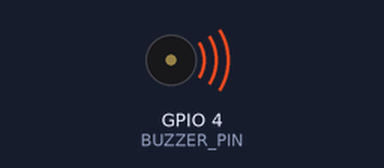
Recording of a program running on a simulated Raspberry Pi (BCM pin numbers). On the bench: buzzer (waves = sounding). At 2.0 s the program stops and its outputs stay as they are.

Above: at 0.1 s.
At 2.1 s:
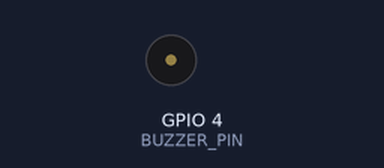
Timing chart, 0 to 3.5 s (numbered marks = the images above):
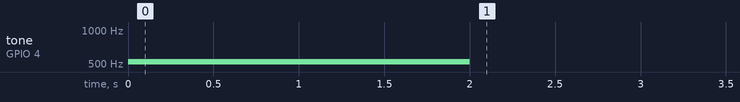

The program:

piezo_buzzer.py
```python
#도음 출력하기
import RPi.GPIO as GPIO
import time

BUZZER_PIN = 4
GPIO.setmode(GPIO.BCM)
GPIO.setup(BUZZER_PIN, GPIO.OUT)

# 주파수 (262Hz)
pwm =  GPIO.PWM(BUZZER_PIN, 523)
pwm.start(10) # duty cycle (0~100)

time.sleep(2)
pwm.ChangeDutyCycle(0) # 부저음 끄기
pwm.stop()
GPIO.cleanup()
```

Measured:
- by itself, tone on GPIO 4 (BUZZER_PIN): silent → 523 Hz at 0.00 s, → silent 2.0 s later
